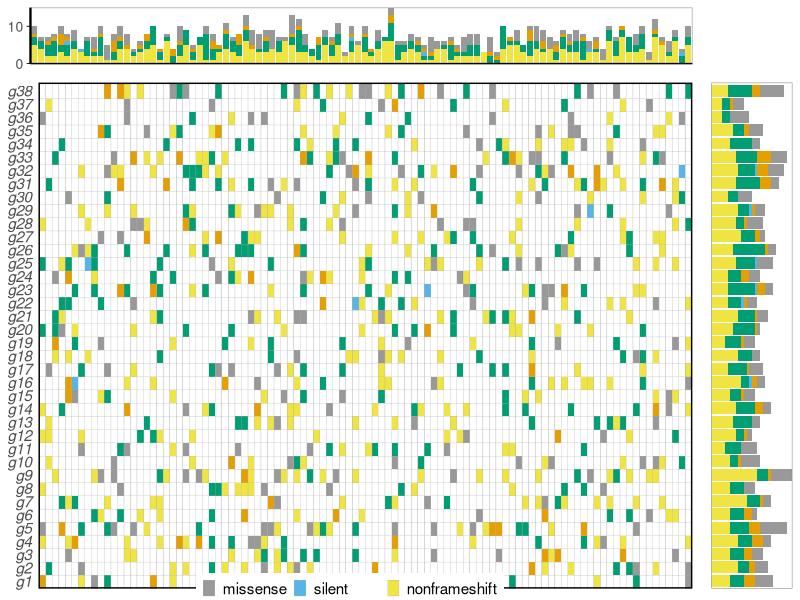

This figure's R source:
## demo for heatmap with barplot on top and right panels, 
## also called the rainfall plot or oncoplot
## the basic steps are as follows:
##    1. create each plots seperately
##    2. save the legend of one plot as a seperate grob
##    3. strip the legends from the plots
##    4. arrange plots by gtable or arrangeGrob 
##    5. draw the four plots and the legend below or above (or any other) them

## 2016-10-26
## problems remained to resolved:
##    1. increase spacing between legend keys
##    2. orientation of gene names
##    3. let y-axis of the right plot show on top
##    4. how to add a left vertical plot ?
##

library(ggplot2)
library(grid)
library(gridExtra)
library(gtable)
library(reshape2)

# a demo mutation data
# set dictionary of mutation type
dictType=c("missense", 
           "nonsense",
           "silent",
           "frameshift",
           "nonframeshift"
           )
names(dictType)=1:5

# simulate a mutation data
# simulate a oncomatrix
df=data.frame(matrix(
  sample(0:5,100*38,replace = T,prob=c(0.9,0.05,0.02,0.003,0.07,0.08)),
  nr=100,nc=38)
)
colnames(df)=paste0("g",1:ncol(df))
df$sample=sample(paste0("s",1:nrow(df)))

# convert it to data.frame format
onco=melt(df,id.vars = "sample", variable.name = "gene", value.name = "mutation")
onco$mutation[onco$mutation==0]=NA # remove non-mutation rows
onco$mutation=factor(onco$mutation,labels = c(dictType)) # assign label

## how to decide gene order ?
# or just provide a pre-sort gene list?



## how to sort sample order ?
# or just provide a pre-sort sample list?
# or sort by frequency ?



# set custom theme()
mythm=theme(
  axis.title.y = element_blank(),
  axis.title.x = element_blank(),
  axis.text.x=element_blank(),
  axis.ticks=element_blank(),
  panel.grid=element_blank(),
  panel.background=element_rect(fill="white",colour = NA),
  panel.border=element_rect(fill=NA,colour="grey50")
)

# how to increase the spacing of legend key ?
legend_theme <- theme(
  legend.position="bottom",
  legend.direction="horizontal",
  legend.text=element_text(size=11),
  legend.title=element_blank(),
  legend.key.height=unit(0.4,"cm"),
  legend.key.width=unit(0.3,"cm")
)

# set manual color
cbPalette <- c("#999999", "#E69F00", "#56B4E9", "#009E73", "#F0E442", "#0072B2", "#D55E00", "#CC79A7")

# draw heatmap, the body part
Hp <- ggplot(onco,aes(x=sample,y=gene,fill=mutation)) + 
  geom_tile(width=1,height=1.2,colour="grey70") +
  scale_fill_manual(values = cbPalette, na.value="white") +
  mythm + 
  theme(panel.border=element_rect(size=1, color="black"),
        axis.text.y=element_text(face="italic", size=11),
        legend.position="none"
  )

# draw sample status, the top part
Tp <- ggplot(subset(onco,!is.na(mutation)), aes(x=sample, fill=mutation)) + geom_bar() +
  scale_fill_manual(values=cbPalette) + # set fill color
  scale_y_continuous(breaks=c(0,10,30),expand = c(0, 0)) +  # set y axis
  mythm + theme(legend.position="none", 
        rect=element_blank(), 
        axis.line.y=element_line(size=0.8), 
        axis.line.x=element_line(size=0.5),
        axis.ticks.y=element_line(size=0.3,color="black"),
        # how to add tick on Y-axis ?
       # axis.ticks.length=unit(1,"cm"),
        axis.text.y=element_text(face="plain", size=10)
        )

# draw gene status, the right part 
# how to add a top y-axis line and tick marker? use secondary axis?
Rp <- ggplot(subset(onco,!is.na(mutation)), aes(x=gene, fill=mutation)) + geom_bar() +
  coord_flip() +  
  scale_fill_manual(values=cbPalette) + # set fill color
  scale_y_continuous(breaks=c(0,10,30),limits = c(0,30),expand = c(0, 0)) +  # set y axis
  mythm + theme(legend.position="none", 
                rect=element_blank(),
                axis.line.x=element_blank(),
                axis.text.y=element_blank()
                )

# draw an empty figure, for debuging
empty <- ggplot() + 
  geom_point(aes(1,1), colour="white") +
  theme(                              
    plot.background = element_blank(), 
    panel.grid.major = element_blank(), 
    panel.grid.minor = element_blank(), 
    panel.border = element_blank(), 
    panel.background = element_blank(),
    axis.title.x = element_blank(),
    axis.title.y = element_blank(),
    axis.text.x = element_blank(),
    axis.text.y = element_blank(),
    axis.ticks = element_blank()
  )

# combine figures
# grob all elements
#leg <- extract_ggplot2_legend(Hp)
gH=ggplotGrob(Hp + legend_theme + theme(legend.text=)) # grob the heatmap part, main part of the oncoplot
leg=gH$grobs[which(sapply(gH$grobs,function(x) x$name) == "guide-box")] # extract the legend grob
gH=ggplotGrob(Hp) # grob it again
gT=ggplotGrob(Tp) 
gR=ggplotGrob(Rp)

# let the top and heatmap with same width, right and heatmap with same height
maxWidth=grid::unit.pmax(gT$width[2:5],gH$widths[2:5])
maxHeight=grid::unit.pmax(gT$heights[2:5],gH$heights[2:5])
# let the heights and widths consistent
gT$widths[2:5] <- gH$widths[2:5] <- as.list(maxWidth)
gT$heights[2:5] <- gH$heights[2:5] <- as.list(maxHeight)

# arrange the grobs
# how to arrange the heights sizes ? 
gC <- arrangeGrob(gT,empty,gH,gR,ncol=2,nrow=2, widths=c(7,1), heights=c(1,7))
gC <- gtable_add_rows(gC, heights = unit(0,"line"), pos=-1)
gC <- gtable_add_grob(gC, leg, t=3, b=3, l=1.5, r=1.5)


jpeg("C:/Users/LibJu/workspace/Github-project_scripts-repository/NPC_Genomics/oncoplot/demo_1.jpeg",width=600,height=800)
grid.newpage()
grid.draw(gC)
dev.off()





